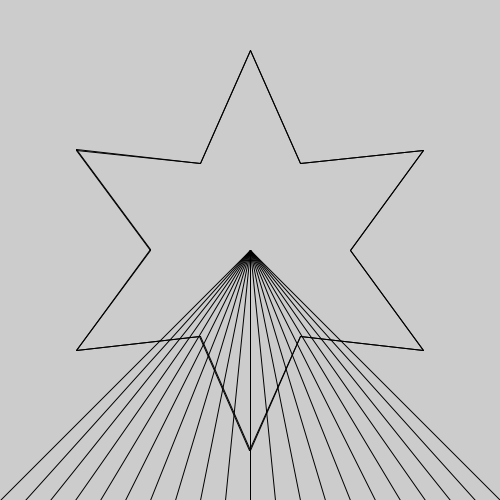
Frame 1 (no input)
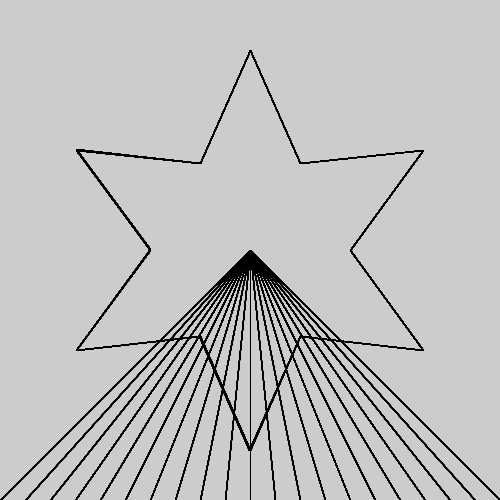
Frame 60 (the mouse pressed at the canvas centre just before this capture)
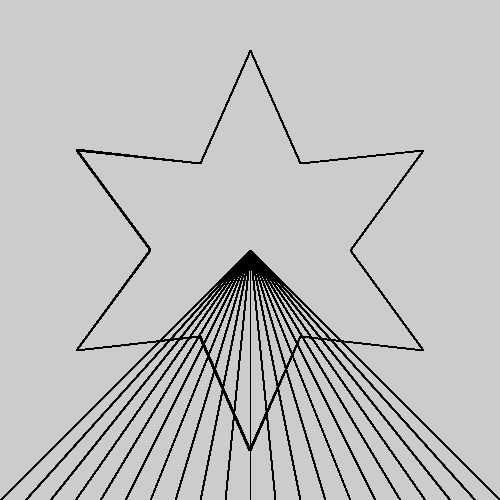
Frame 120 (the mouse held since frame 60 and released just before this capture)

The Processing sketch that drew these frames (run headless with seeded random() and noise(); from frame 60 on, the mouse is pressed at the canvas centre):

// Processing sketch: loops
// ── loops.pde
void setup()
{
  size(500, 500);
  cx = width / 2;
  cy = height / 2;
  
  println(fact(3));
  printCharsOnLine("Hello world");
  println(binaryToDecimal("10011"));
}

int binaryToDecimal(String binary)
{
  // Do the calculation!!!
  int decimal = 0;
  for (int i = 0 ; i < binary.length() ; i ++)
  {
    int bit = (binary.length() - 1) - 1;
    decimal += (binary.charAt(bit) == '1') ? pow(2, i) : 0;
  }
  
  return 0;
}

void printCharsOnLine(String s)
{
  for(int i = s.length() - 1  ; i >= 0 ; i --)
  {
    char c = s.charAt(i);
    println(c);
  }
}

float fact(float x)
{
  float sum = 1;
  for (float i = 2 ; i <= x ; i ++)
  {
    sum *= i;
  }
  return sum;
}

float cx, cy;

void draw()
{
  int numLines = 20;
  float gap = width / numLines;
  for (float x = 0 ; x <= width ; x += gap)
  {
    line(cx, cy, x, height);
  }
 
   float segments = 12;
   float thetaInc = TWO_PI / segments;
   float radius = 200;
   float lastX = cx, lastY = cy - radius;
   for (float point = 1 ; point <= segments * 2 ; point ++)
   {
     float theta = point * thetaInc;
     float r ;
     
     if (point % 2 == 0)
     {
       r = radius;       
     }
     else
     {
       r = radius / 2;
     }
     float x = cx + sin(theta) * r;
     float y = cy - cos(theta) * r;
     line(lastX, lastY, x, y);
     lastX = x;
     lastY = y;

   }    
}
